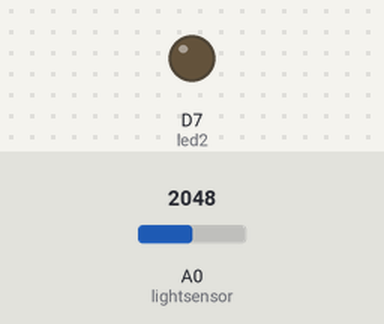
Bench run of a sketch on a simulated Particle Photon. On the bench: output pins drawn as LEDs (lit = HIGH). The inputs (shaded band) are chosen by the test bench; at power-on: A0 (lightsensor) = 2048.

Above: at 5.8 s.
5.9 s: A0 (lightsensor) set to 11
11.9 s: A0 (lightsensor) set to 8
At 15.5 s:
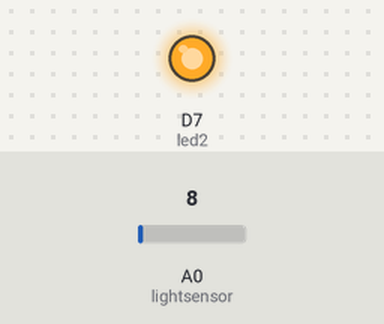
17.9 s: A0 (lightsensor) set to 491
At 20.8 s:
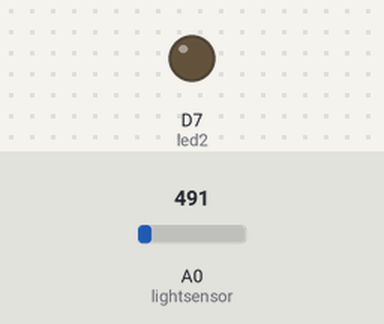
23.9 s: A0 (lightsensor) set to 0
At 26.1 s:
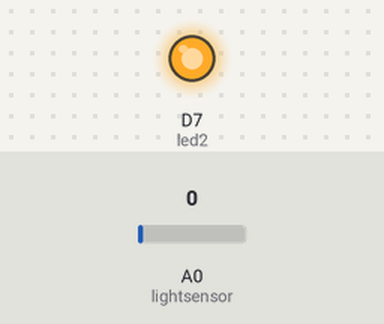
Timing chart, 0 to 27.6 s (numbered marks = the images above; inputs shaded):
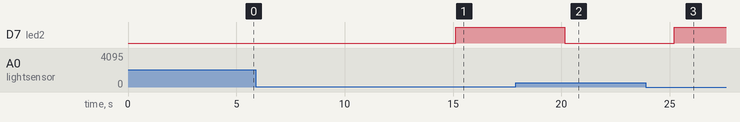

The sketch:

projectargon.ino
```cpp
int led2 = D7;

int lightsensor = A0;
int lightLevel;

void setup() {

  pinMode(led2, OUTPUT);
  pinMode(lightsensor, INPUT);

}

void loop() {

    lightLevel = analogRead(lightsensor);
    String light = String(lightLevel);

    if (lightLevel < 10){

        digitalWrite(led2, HIGH);
        Particle.publish("light", "Dim", PUBLIC);

    }

    else{

        digitalWrite(led2, LOW);
        Particle.publish("light", "Bright", PUBLIC);

    }

    Particle.publish("light", String(lightLevel), PUBLIC);

    delay(5000);

}
```

Measured:
- the behaviour switches between 10 and 9 on A0 (lightsensor) (found by bisection; images 0 and 1)
- after the input at 5.9 s, every drawn part: stays the same
- after the input at 11.9 s, D7 (led2): LOW → HIGH after 3.2 s
- after the input at 17.9 s, D7 (led2): HIGH → LOW after 2.3 s
- after the input at 23.9 s, D7 (led2): LOW → HIGH after 1.3 s
